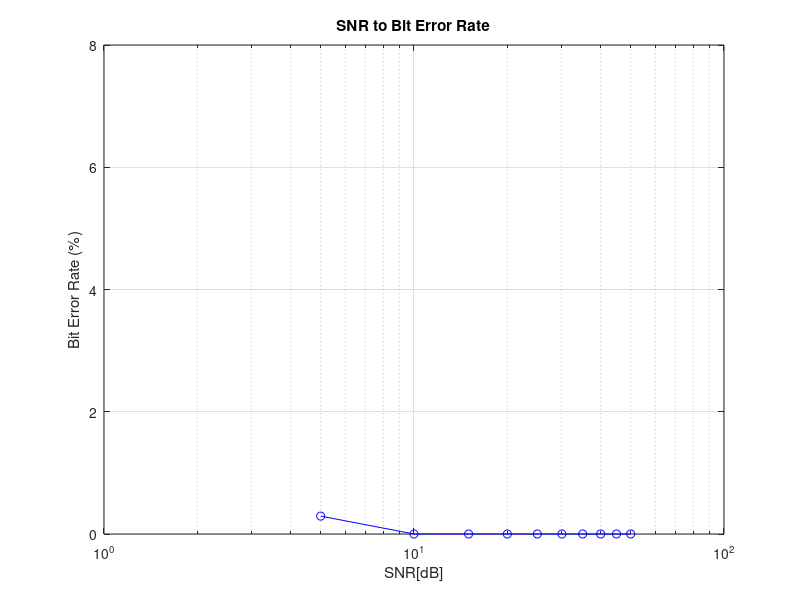

Source code (MATLAB):

%   _  _   _   _   _   _     _   _ 
%  /  |_   _) / \ / \ |_    | \ /  
%  \_ |_   _) \_/ \_/ |_)   |_/ \_ 
%                                  
%   Phase 1

close all; 
clc;

N = 1024; % No of bits

max_snr = 50;
snr_inc = 5;
start = 0;

threshold = 0;
signal_p = 1; % Signal power assume 1 unit

sig_data_raw = randi([0, 1], [1, N]); % Generate binary digits and store in array 
sig_data = sig_data_raw.*2-1; % convert to +- 1


i = 1;


err_arr = start:snr_inc:max_snr;

% snr is in dB
for snr = start:snr_inc:max_snr
    
  noise_v = signal_p /(10^(snr/10)); 
  noise = sqrt(noise_v/2).*randn(1,N); %Assume two sided white noise
  rcv_sig = sig_data+noise;
  
  % Convert rcv signal based on threshold
  rcv_sig(rcv_sig>=threshold)=1; 
  rcv_sig(rcv_sig<threshold)=0;

  
  %Calculate number of bit errors
  
  err = 0;
  
  for x = 1:1:N
      if rcv_sig(x) ~= sig_data_raw(x) 
        err=err+1;
      end 
  end
  
  % Save the error values for usage later
  err_arr(i) = (err/N)*100;
  i=i+1;
  
  fprintf("SNR: %f     Bit Error Rate: %f\n",snr,(err/N));
  
end


% For plotting generate the SNR values
snr = start:snr_inc:max_snr;

%Graph and Plot the result           
figure(1)
semilogx(snr,err_arr,'bo-');
title('SNR to Bit Error Rate');
ylabel('Bit Error Rate (%)');
xlabel('SNR[dB]');
grid on;
hold on;
